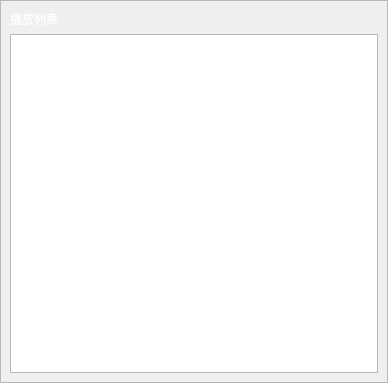
<?xml version="1.0" encoding="UTF-8"?>
<ui version="4.0">
 <class>SlideAnimationWidget</class>
 <widget class="QWidget" name="SlideAnimationWidget">
  <property name="geometry">
   <rect>
    <x>0</x>
    <y>0</y>
    <width>388</width>
    <height>383</height>
   </rect>
  </property>
  <property name="windowTitle">
   <string>Form</string>
  </property>
  <property name="styleSheet">
   <string notr="true"/>
  </property>
  <layout class="QHBoxLayout" name="horizontalLayout_8">
   <property name="spacing">
    <number>0</number>
   </property>
   <property name="leftMargin">
    <number>0</number>
   </property>
   <property name="topMargin">
    <number>0</number>
   </property>
   <property name="rightMargin">
    <number>0</number>
   </property>
   <property name="bottomMargin">
    <number>0</number>
   </property>
   <item>
    <widget class="QFrame" name="frame">
     <property name="styleSheet">
      <string notr="true"/>
     </property>
     <property name="frameShape">
      <enum>QFrame::StyledPanel</enum>
     </property>
     <property name="frameShadow">
      <enum>QFrame::Raised</enum>
     </property>
     <layout class="QVBoxLayout" name="verticalLayout">
      <property name="spacing">
       <number>0</number>
      </property>
      <property name="leftMargin">
       <number>0</number>
      </property>
      <property name="topMargin">
       <number>0</number>
      </property>
      <property name="rightMargin">
       <number>0</number>
      </property>
      <property name="bottomMargin">
       <number>0</number>
      </property>
      <item>
       <widget class="QStackedWidget" name="stackedWidget">
        <property name="currentIndex">
         <number>1</number>
        </property>
        <widget class="QWidget" name="labelWidget">
         <property name="minimumSize">
          <size>
           <width>20</width>
           <height>0</height>
          </size>
         </property>
         <property name="maximumSize">
          <size>
           <width>20</width>
           <height>16777215</height>
          </size>
         </property>
         <layout class="QHBoxLayout" name="horizontalLayout">
          <property name="spacing">
           <number>0</number>
          </property>
          <property name="leftMargin">
           <number>0</number>
          </property>
          <property name="topMargin">
           <number>0</number>
          </property>
          <property name="rightMargin">
           <number>0</number>
          </property>
          <property name="bottomMargin">
           <number>0</number>
          </property>
          <item>
           <spacer name="horizontalSpacer">
            <property name="orientation">
             <enum>Qt::Horizontal</enum>
            </property>
            <property name="sizeHint" stdset="0">
             <size>
              <width>40</width>
              <height>20</height>
             </size>
            </property>
           </spacer>
          </item>
         </layout>
        </widget>
        <widget class="QWidget" name="controlWidget">
         <layout class="QVBoxLayout" name="verticalLayout_3">
          <item>
           <widget class="QLabel" name="label_2">
            <property name="styleSheet">
             <string notr="true">background-color: transparent;
    color: rgb(255, 255, 255);</string>
            </property>
            <property name="text">
             <string>播放列表</string>
            </property>
           </widget>
          </item>
          <item>
           <widget class="QListView" name="listView">
            <property name="styleSheet">
             <string notr="true">background-color: transparent;
color: rgb(255, 255, 255);
QListView::item:selected 
{
	border: 1px solid #6a6ea9;
}
QListView::item:alternate 
{
	background: #EEEEEE;
}
</string>
            </property>
           </widget>
          </item>
         </layout>
        </widget>
       </widget>
      </item>
     </layout>
    </widget>
   </item>
  </layout>
 </widget>
 <resources/>
 <connections/>
</ui>
